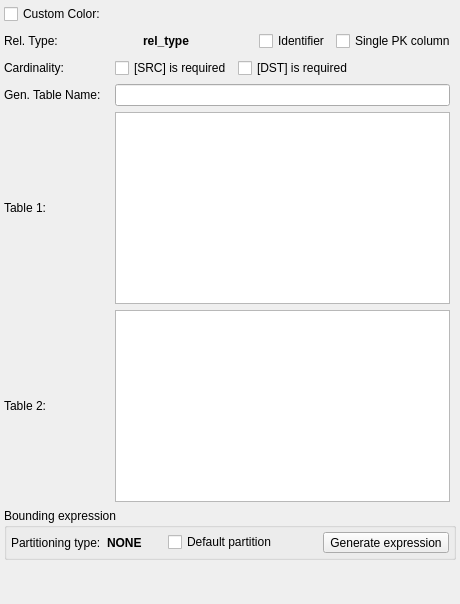
     <widget class="QWidget" name="tab">
      <attribute name="title">
       <string>General</string>
      </attribute>
      <layout class="QGridLayout" name="gridLayout_3">
       <property name="leftMargin">
        <number>4</number>
       </property>
       <property name="topMargin">
        <number>4</number>
       </property>
       <property name="rightMargin">
        <number>4</number>
       </property>
       <property name="bottomMargin">
        <number>4</number>
       </property>
       <property name="spacing">
        <number>6</number>
       </property>
       <item row="4" column="0">
        <widget class="QLabel" name="ref_table_lbl">
         <property name="sizePolicy">
          <sizepolicy hsizetype="Preferred" vsizetype="Preferred">
           <horstretch>0</horstretch>
           <verstretch>0</verstretch>
          </sizepolicy>
         </property>
         <property name="minimumSize">
          <size>
           <width>0</width>
           <height>0</height>
          </size>
         </property>
         <property name="maximumSize">
          <size>
           <width>16777215</width>
           <height>16777215</height>
          </size>
         </property>
         <property name="text">
          <string>Table 1:</string>
         </property>
        </widget>
       </item>
       <item row="2" column="0">
        <widget class="QLabel" name="card_lbl">
         <property name="sizePolicy">
          <sizepolicy hsizetype="Preferred" vsizetype="Preferred">
           <horstretch>0</horstretch>
           <verstretch>0</verstretch>
          </sizepolicy>
         </property>
         <property name="minimumSize">
          <size>
           <width>0</width>
           <height>0</height>
          </size>
         </property>
         <property name="maximumSize">
          <size>
           <width>16777215</width>
           <height>16777215</height>
          </size>
         </property>
         <property name="text">
          <string>Cardinality:</string>
         </property>
        </widget>
       </item>
       <item row="3" column="0">
        <widget class="QLabel" name="relnn_tab_name_lbl">
         <property name="sizePolicy">
          <sizepolicy hsizetype="Preferred" vsizetype="Preferred">
           <horstretch>0</horstretch>
           <verstretch>0</verstretch>
          </sizepolicy>
         </property>
         <property name="minimumSize">
          <size>
           <width>0</width>
           <height>0</height>
          </size>
         </property>
         <property name="maximumSize">
          <size>
           <width>16777215</width>
           <height>16777215</height>
          </size>
         </property>
         <property name="toolTip">
          <string>Name of the table generated from many to many relationship</string>
         </property>
         <property name="text">
          <string>Gen. Table Name:</string>
         </property>
        </widget>
       </item>
       <item row="1" column="0">
        <widget class="QLabel" name="rel_type_lbl">
         <property name="sizePolicy">
          <sizepolicy hsizetype="Preferred" vsizetype="Preferred">
           <horstretch>0</horstretch>
           <verstretch>0</verstretch>
          </sizepolicy>
         </property>
         <property name="minimumSize">
          <size>
           <width>105</width>
           <height>0</height>
          </size>
         </property>
         <property name="maximumSize">
          <size>
           <width>105</width>
           <height>16777215</height>
          </size>
         </property>
         <property name="text">
          <string>Rel. Type:</string>
         </property>
        </widget>
       </item>
       <item row="6" column="0">
        <widget class="QLabel" name="recv_table_lbl">
         <property name="sizePolicy">
          <sizepolicy hsizetype="Preferred" vsizetype="Preferred">
           <horstretch>0</horstretch>
           <verstretch>0</verstretch>
          </sizepolicy>
         </property>
         <property name="minimumSize">
          <size>
           <width>0</width>
           <height>0</height>
          </size>
         </property>
         <property name="maximumSize">
          <size>
           <width>16777215</width>
           <height>16777215</height>
          </size>
         </property>
         <property name="text">
          <string>Table 2:</string>
         </property>
        </widget>
       </item>
       <item row="2" column="1" colspan="2">
        <layout class="QHBoxLayout" name="horizontalLayout_2">
         <item>
          <widget class="QCheckBox" name="table1_mand_chk">
           <property name="sizePolicy">
            <sizepolicy hsizetype="Fixed" vsizetype="Fixed">
             <horstretch>0</horstretch>
             <verstretch>0</verstretch>
            </sizepolicy>
           </property>
           <property name="text">
            <string>[SRC] is required</string>
           </property>
          </widget>
         </item>
         <item>
          <widget class="QCheckBox" name="table2_mand_chk">
           <property name="sizePolicy">
            <sizepolicy hsizetype="Expanding" vsizetype="Fixed">
             <horstretch>0</horstretch>
             <verstretch>0</verstretch>
            </sizepolicy>
           </property>
           <property name="text">
            <string>[DST] is required</string>
           </property>
          </widget>
         </item>
        </layout>
       </item>
       <item row="1" column="1" colspan="2">
        <layout class="QHBoxLayout" name="horizontalLayout">
         <item>
          <widget class="QLabel" name="rel_icon_lbl">
           <property name="minimumSize">
            <size>
             <width>22</width>
             <height>22</height>
            </size>
           </property>
           <property name="maximumSize">
            <size>
             <width>22</width>
             <height>22</height>
            </size>
           </property>
           <property name="scaledContents">
            <bool>true</bool>
           </property>
          </widget>
         </item>
         <item>
          <widget class="QLabel" name="rel_type_name_lbl">
           <property name="font">
            <font>
             <weight>75</weight>
             <bold>true</bold>
            </font>
           </property>
           <property name="text">
            <string>rel_type</string>
           </property>
          </widget>
         </item>
         <item>
          <spacer name="horizontalSpacer">
           <property name="orientation">
            <enum>Qt::Horizontal</enum>
           </property>
           <property name="sizeHint" stdset="0">
            <size>
             <width>40</width>
             <height>20</height>
            </size>
           </property>
          </spacer>
         </item>
         <item>
          <widget class="QWidget" name="identifier_wgt" native="true">
           <property name="minimumSize">
            <size>
             <width>0</width>
             <height>0</height>
            </size>
           </property>
           <layout class="QHBoxLayout" name="horizontalLayout_3">
            <property name="leftMargin">
             <number>0</number>
            </property>
            <property name="topMargin">
             <number>0</number>
            </property>
            <property name="rightMargin">
             <number>0</number>
            </property>
            <property name="bottomMargin">
             <number>0</number>
            </property>
            <item>
             <widget class="QCheckBox" name="identifier_chk">
              <property name="sizePolicy">
               <sizepolicy hsizetype="Preferred" vsizetype="Fixed">
                <horstretch>0</horstretch>
                <verstretch>0</verstretch>
               </sizepolicy>
              </property>
              <property name="toolTip">
               <string>&lt;p&gt;The receiver's primary key will be composed by the generated foreign key columns.&lt;/p&gt;</string>
              </property>
              <property name="statusTip">
               <string/>
              </property>
              <property name="text">
               <string>Identifier</string>
              </property>
             </widget>
            </item>
           </layout>
          </widget>
         </item>
         <item>
          <widget class="QWidget" name="single_pk_wgt" native="true">
           <property name="minimumSize">
            <size>
             <width>0</width>
             <height>0</height>
            </size>
           </property>
           <layout class="QHBoxLayout" name="horizontalLayout_4">
            <property name="leftMargin">
             <number>0</number>
            </property>
            <property name="topMargin">
             <number>0</number>
            </property>
            <property name="rightMargin">
             <number>0</number>
            </property>
            <property name="bottomMargin">
             <number>0</number>
            </property>
            <item>
             <widget class="QCheckBox" name="single_pk_chk">
              <property name="sizePolicy">
               <sizepolicy hsizetype="Preferred" vsizetype="Fixed">
                <horstretch>0</horstretch>
                <verstretch>0</verstretch>
               </sizepolicy>
              </property>
              <property name="toolTip">
               <string>&lt;p&gt;Instead of create a multi-valued primary key with the generated foreign keys columns a single column is created and used as primary key.&lt;/p&gt;</string>
              </property>
              <property name="statusTip">
               <string/>
              </property>
              <property name="text">
               <string>Single PK column</string>
              </property>
             </widget>
            </item>
           </layout>
          </widget>
         </item>
        </layout>
       </item>
       <item row="0" column="0">
        <widget class="QCheckBox" name="custom_color_chk">
         <property name="text">
          <string>Custom Color:</string>
         </property>
        </widget>
       </item>
       <item row="3" column="1">
        <widget class="QLineEdit" name="relnn_tab_name_edt">
         <property name="toolTip">
          <string/>
         </property>
         <property name="statusTip">
          <string>Name of the table generated from many to many relationship</string>
         </property>
         <property name="clearButtonEnabled">
          <bool>true</bool>
         </property>
        </widget>
       </item>
       <item row="6" column="1">
        <widget class="QPlainTextEdit" name="recv_table_txt">
         <property name="sizePolicy">
          <sizepolicy hsizetype="Expanding" vsizetype="Fixed">
           <horstretch>0</horstretch>
           <verstretch>0</verstretch>
          </sizepolicy>
         </property>
         <property name="minimumSize">
          <size>
           <width>0</width>
           <height>0</height>
          </size>
         </property>
         <property name="maximumSize">
          <size>
           <width>16777215</width>
           <height>16777215</height>
          </size>
         </property>
         <property name="font">
          <font>
           <italic>true</italic>
          </font>
         </property>
         <property name="verticalScrollBarPolicy">
          <enum>Qt::ScrollBarAlwaysOff</enum>
         </property>
         <property name="horizontalScrollBarPolicy">
          <enum>Qt::ScrollBarAlwaysOff</enum>
         </property>
        </widget>
       </item>
       <item row="4" column="1">
        <widget class="QPlainTextEdit" name="ref_table_txt">
         <property name="sizePolicy">
          <sizepolicy hsizetype="Expanding" vsizetype="Fixed">
           <horstretch>0</horstretch>
           <verstretch>0</verstretch>
          </sizepolicy>
         </property>
         <property name="minimumSize">
          <size>
           <width>0</width>
           <height>0</height>
          </size>
         </property>
         <property name="maximumSize">
          <size>
           <width>16777215</width>
           <height>16777215</height>
          </size>
         </property>
         <property name="font">
          <font>
           <italic>true</italic>
          </font>
         </property>
         <property name="verticalScrollBarPolicy">
          <enum>Qt::ScrollBarAlwaysOff</enum>
         </property>
         <property name="horizontalScrollBarPolicy">
          <enum>Qt::ScrollBarAlwaysOff</enum>
         </property>
        </widget>
       </item>
       <item row="10" column="0" colspan="3">
        <spacer name="verticalSpacer">
         <property name="orientation">
          <enum>Qt::Vertical</enum>
         </property>
         <property name="sizeType">
          <enum>QSizePolicy::Expanding</enum>
         </property>
         <property name="sizeHint" stdset="0">
          <size>
           <width>20</width>
           <height>40</height>
          </size>
         </property>
        </spacer>
       </item>
       <item row="7" column="0" rowspan="2" colspan="3">
        <widget class="QGroupBox" name="part_bound_expr_gb">
         <property name="title">
          <string>Bounding expression</string>
         </property>
         <layout class="QGridLayout" name="gridLayout_7">
          <property name="leftMargin">
           <number>4</number>
          </property>
          <property name="topMargin">
           <number>4</number>
          </property>
          <property name="rightMargin">
           <number>4</number>
          </property>
          <property name="bottomMargin">
           <number>4</number>
          </property>
          <item row="0" column="0">
           <layout class="QHBoxLayout" name="horizontalLayout_5">
            <item>
             <widget class="QLabel" name="label">
              <property name="text">
               <string>Partitioning type:</string>
              </property>
             </widget>
            </item>
            <item>
             <widget class="QLabel" name="part_type_lbl">
              <property name="font">
               <font>
                <weight>75</weight>
                <bold>true</bold>
               </font>
              </property>
              <property name="text">
               <string>NONE</string>
              </property>
             </widget>
            </item>
            <item>
             <spacer name="horizontalSpacer_3">
              <property name="orientation">
               <enum>Qt::Horizontal</enum>
              </property>
              <property name="sizeType">
               <enum>QSizePolicy::Fixed</enum>
              </property>
              <property name="sizeHint" stdset="0">
               <size>
                <width>20</width>
                <height>20</height>
               </size>
              </property>
             </spacer>
            </item>
            <item>
             <widget class="QCheckBox" name="default_part_chk">
              <property name="toolTip">
               <string>&lt;p&gt;Default partitions are only supported on &lt;strong&gt;PostgreSQL 11+&lt;/strong&gt;. Using this option and exporting the code to PostgreSQL 10 syntax errors will be raised.&lt;/p&gt;</string>
              </property>
              <property name="statusTip">
               <string/>
              </property>
              <property name="text">
               <string>Default partition</string>
              </property>
             </widget>
            </item>
            <item>
             <spacer name="horizontalSpacer_2">
              <property name="orientation">
               <enum>Qt::Horizontal</enum>
              </property>
              <property name="sizeHint" stdset="0">
               <size>
                <width>40</width>
                <height>20</height>
               </size>
              </property>
             </spacer>
            </item>
            <item>
             <widget class="QToolButton" name="gen_bound_expr_tb">
              <property name="toolTip">
               <string>Generate the partition bounding expression based upon the partitioning type in use.</string>
              </property>
              <property name="text">
               <string>Generate expression</string>
              </property>
              <property name="icon">
               <iconset resource="../res/resources.qrc">
                <normaloff>:/icons/icons/sqlcode.png</normaloff>:/icons/icons/sqlcode.png</iconset>
              </property>
              <property name="iconSize">
               <size>
                <width>22</width>
                <height>22</height>
               </size>
              </property>
              <property name="toolButtonStyle">
               <enum>Qt::ToolButtonTextBesideIcon</enum>
              </property>
             </widget>
            </item>
           </layout>
          </item>
         </layout>
        </widget>
       </item>
      </layout>
     </widget>
